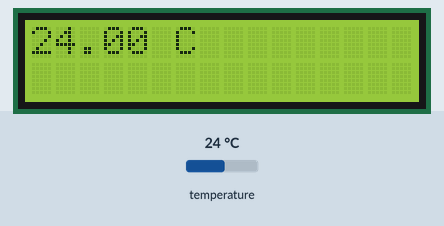
The sketch below on a simulated Arduino Uno, built with avr-gcc and run on an emulated ATmega328P. Parts: 16×2 character LCD. The inputs (shaded band) are chosen by the test bench; at power-on: temperature 24 °C. What the sketch prints to the serial monitor is not drawn.

Above: at 1.2 s.
1.3 s: temperature set to 12 °C
At 2.7 s:
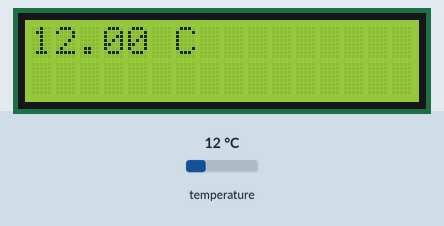
3.9 s: temperature set to 28 °C
At 6.2 s:
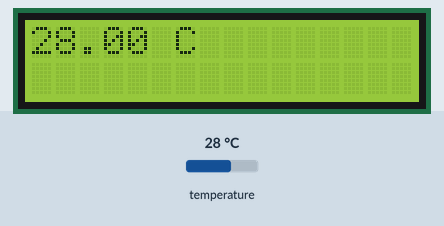
6.5 s: temperature set to 33 °C
At 8.5 s:
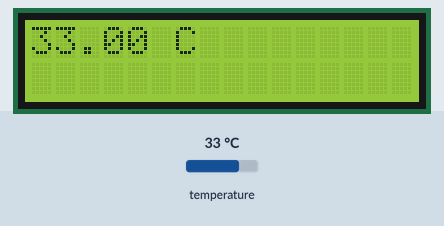
9.2 s: temperature set to 7 °C
At 10.7 s:
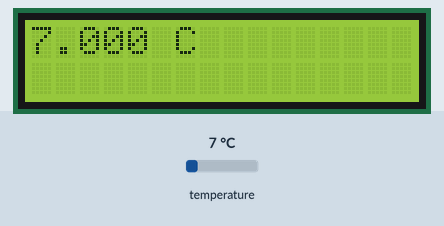
Timing chart, 0 to 12.2 s (numbered marks = the images above; inputs shaded):
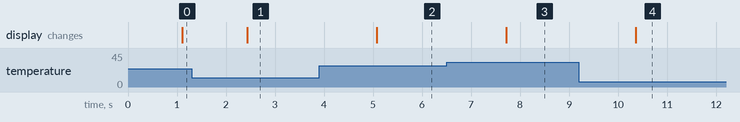

Measured:
- after the input at 1.3 s, the display: changes after 1.1 s (image 1)
- after the input at 3.9 s, the display: changes after 1.2 s (image 2)
- after the input at 6.5 s, the display: changes after 1.2 s (image 3)
- after the input at 9.2 s, the display: changes after 1.2 s (image 4)

The sketch:

DS18x20_Temperature.ino
```cpp
#include <OneWire.h>

// include the library code:
#include <LiquidCrystal.h>

// OneWire DS18S20, DS18B20, DS1822 Temperature Example
//
// http://www.pjrc.com/teensy/td_libs_OneWire.html
//
// The DallasTemperature library can do all this work for you!
// http://milesburton.com/Dallas_Temperature_Control_Library

OneWire  ds(9);  // on pin 10 (a 4.7K resistor is necessary)

// initialize the library with the numbers of the interface pins
LiquidCrystal lcd(12, 11, 2, 3, 4, 5);

void setup(void) {
  Serial.begin(9600);
  lcd.begin(16, 2);
}

void loop(void) {
  byte i;
  byte present = 0;
  byte type_s;
  byte data[12];
  byte addr[8];
  float celsius, fahrenheit;

  if ( !ds.search(addr)) {
    Serial.println("No more addresses.");
    Serial.println();
    ds.reset_search();
    delay(250);
    return;
  }

  Serial.print("ROM =");
  for( i = 0; i < 8; i++) {
    Serial.write(' ');
    Serial.print(addr[i], HEX);
  }

  if (OneWire::crc8(addr, 7) != addr[7]) {
      Serial.println("CRC is not valid!");
      return;
  }
  Serial.println();

  // the first ROM byte indicates which chip
  switch (addr[0]) {
    case 0x10:
      Serial.println("  Chip = DS18S20");  // or old DS1820
      type_s = 1;
      break;
    case 0x28:
      Serial.println("  Chip = DS18B20");
      type_s = 0;
      break;
    case 0x22:
      Serial.println("  Chip = DS1822");
      type_s = 0;
      break;
    default:
      Serial.println("Device is not a DS18x20 family device.");
      return;
  }

  ds.reset();
  ds.select(addr);
  ds.write(0x44, 1);        // start conversion, with parasite power on at the end

  delay(1000);     // maybe 750ms is enough, maybe not
  // we might do a ds.depower() here, but the reset will take care of it.

  present = ds.reset();
  ds.select(addr);
  ds.write(0xBE);         // Read Scratchpad

  Serial.print("  Data = ");
  Serial.print(present, HEX);
  Serial.print(" ");
  for ( i = 0; i < 9; i++) {           // we need 9 bytes
    data[i] = ds.read();
    Serial.print(data[i], HEX);
    Serial.print(" ");
  }
  Serial.print(" CRC=");
  Serial.print(OneWire::crc8(data, 8), HEX);
  Serial.println();

  // Convert the data to actual temperature
  // because the result is a 16 bit signed integer, it should
  // be stored to an "int16_t" type, which is always 16 bits
  // even when compiled on a 32 bit processor.
  int16_t raw = (data[1] << 8) | data[0];
  if (type_s) {
    raw = raw << 3; // 9 bit resolution default
    if (data[7] == 0x10) {
      // "count remain" gives full 12 bit resolution
      raw = (raw & 0xFFF0) + 12 - data[6];
    }
  } else {
    byte cfg = (data[4] & 0x60);
    // at lower res, the low bits are undefined, so let's zero them
    if (cfg == 0x00) raw = raw & ~7;  // 9 bit resolution, 93.75 ms
    else if (cfg == 0x20) raw = raw & ~3; // 10 bit res, 187.5 ms
    else if (cfg == 0x40) raw = raw & ~1; // 11 bit res, 375 ms
    //// default is 12 bit resolution, 750 ms conversion time
  }
  celsius = (float)raw / 16.0;
  fahrenheit = celsius * 1.8 + 32.0;
  Serial.print("  Temperature = ");
  Serial.print(celsius);
  Serial.print(" Celsius, ");
  Serial.print(fahrenheit);
  Serial.println(" Fahrenheit");

  // Print a message to the LCD.
  lcd.setCursor(0,0);
  lcd.print(celsius);
  lcd.setCursor(6,0);
  lcd.print("C");
}
```
